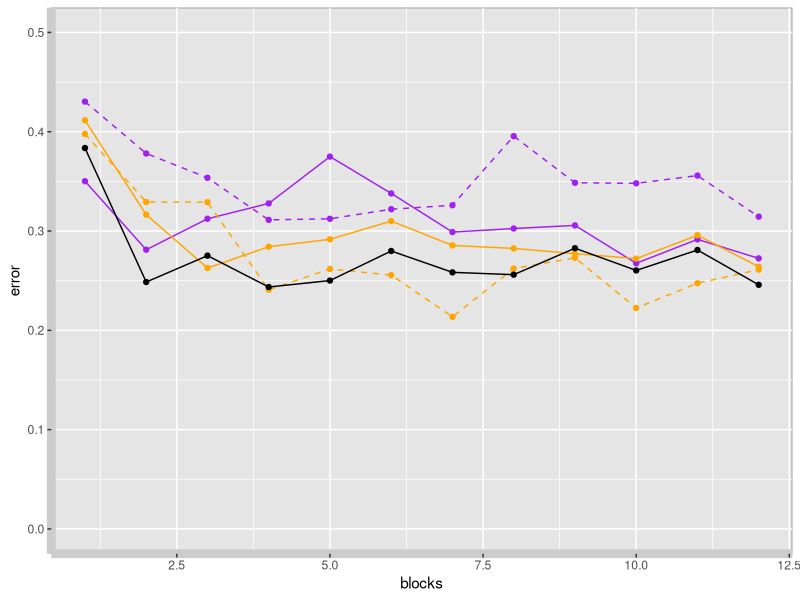
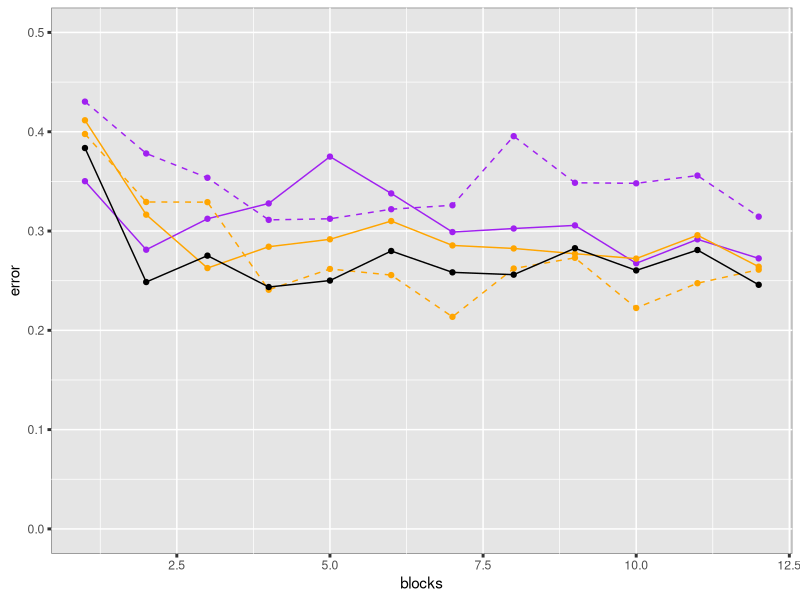
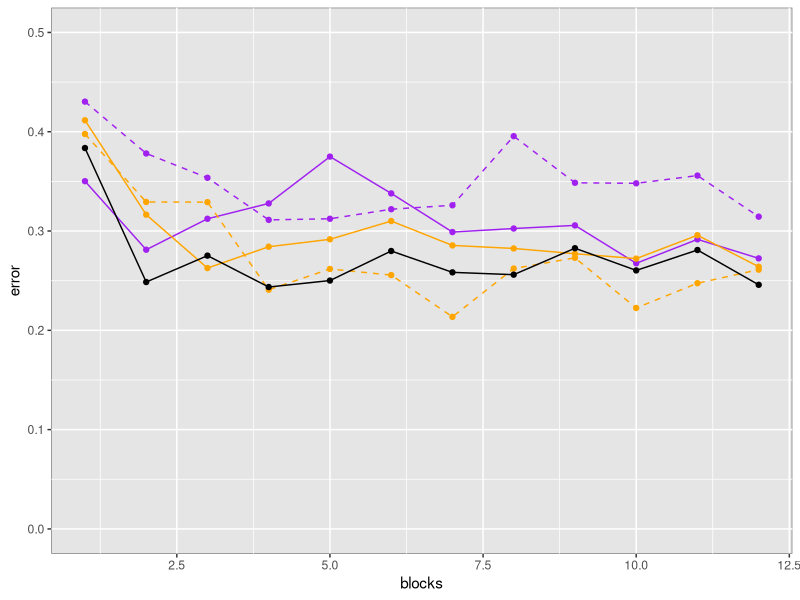

Reproduce these figures in R, in order.
setwd("F:/Tools/Rworkspace/FYP-data-analysis/Group analysis")
library("ggplot2")
library("BayesFactor")
data <- read.csv("group average.csv", header = TRUE)

fitTT <- lm(log(TT)~blocks, data=data)
summary(fitTT)
plot.group <- ggplot() + 
  geom_line(data,mapping = aes(blocks, TT), colour="purple") +
  geom_point(data,mapping = aes(blocks, TT), colour="purple") +
  geom_line(data,mapping = aes(blocks, TP), colour="purple", linetype="dashed") +
  geom_point(data,mapping = aes(blocks, TP), colour="purple") +
  geom_line(data,mapping = aes(blocks, BT), colour="orange") +
  geom_point(data,mapping = aes(blocks, BT), colour="orange") +
  geom_line(data,mapping = aes(blocks, BP), colour="orange", linetype="dashed") +
  geom_point(data,mapping = aes(blocks, BP), colour="orange") +
  geom_line(data,mapping = aes(blocks, N), colour="black") +
  geom_point(data,mapping = aes(blocks, N), colour="black") +
  ylim(0,0.5) + xlim(1,12) +
  labs(y="error") 
plot.group <- plot.group + theme(panel.background = element_rect(fill="grey90", colour="grey50"))
plot.group + theme(axis.line = element_line(size = 3, colour = "grey80"))
plot.group + theme(axis.ticks = element_line(size = 1))



plot.group
